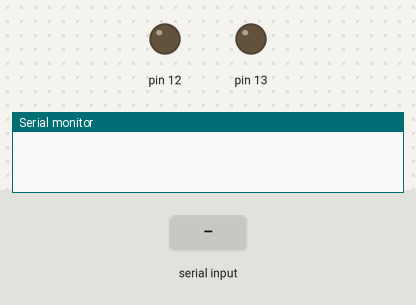
This sketch was run on a simulated Arduino Uno, built with avr-gcc and run on an emulated ATmega328P. Parts: output pins drawn as LEDs (lit = HIGH), the last lines printed to the serial monitor. The test bench sets the inputs (shaded band).

Above: at 1.2 s.
1.3 s: "y" received over Serial
2.8 s: "n" received over Serial
At 3.4 s:
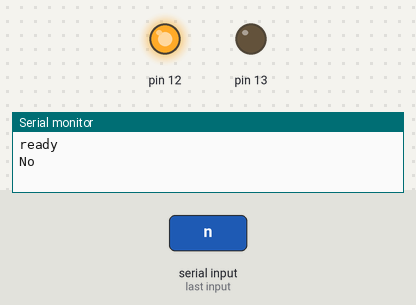
Timing chart, 0 to 5.8 s (numbered marks = the images above; inputs shaded):
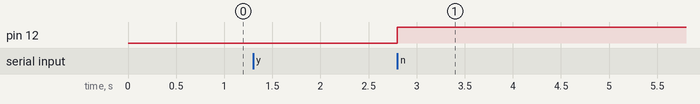

Measured:
- after the input at 2.8 s, pin 12: LOW → HIGH at once

The sketch:

serial.ino
```cpp
#define INPUT_BUFFER_SIZE 10
char inData[INPUT_BUFFER_SIZE]; // Allocate for choice string
char inChar; // Buffer for every char
byte index = 0; // using for cycles


int brightness = 0;    // how bright the LED is
int fadeAmount = 5;


void setup()
{
  pinMode(13, OUTPUT);
  pinMode(12, OUTPUT);
  Serial.begin(115200);
//   while (!Serial) //waiting serial connection
//  {
//    ;
//  }
}

void menu()
{
     //Clear 'ping' from input buffer
     while(Serial.available() > 0)
     {
       Serial.read();
     }

     Serial.println("ready");
     while (Serial.available() == 0) {
      ;  // wait for user input
     }
     while (Serial.available() > 0) // Don't read unless
     {
      if (index < INPUT_BUFFER_SIZE) // One less than the size of the array
      {
        inChar = Serial.read(); // Read a character
        inData[index] = inChar; // Store it
        index++; // Increment where to write next
        inData[index] = '\0'; // Null terminate the string
      }
     }
    //show choice
  //  Serial.println(inData);

    //switch choices
      switch (inData[0])
    {
      case 'y':
        Serial.println("Yes");
        digitalWrite(13, HIGH);
        digitalWrite(12, LOW);
        break;
      case 'n':
        Serial.println("No");
        digitalWrite(13, LOW);
        digitalWrite(12, HIGH);
        break;
      default:
        Serial.println("Invalid Choice");
        break;
    }
    //Null Choice Buffer
    for (index = 0; index < INPUT_BUFFER_SIZE; index++)
    {
      inData[index] = '\0';
    }
    index = 0;
}

void otherFunctionality()
{
  analogWrite(13, brightness);
  brightness = brightness + fadeAmount;
  if (brightness == 0 || brightness == 255) {
    fadeAmount = -fadeAmount ;
  }
  delay(30);
}

void loop()
{
  if(Serial.available())
  {
     menu();
  }else{
   //  otherFunctionality();
  }
}
```
